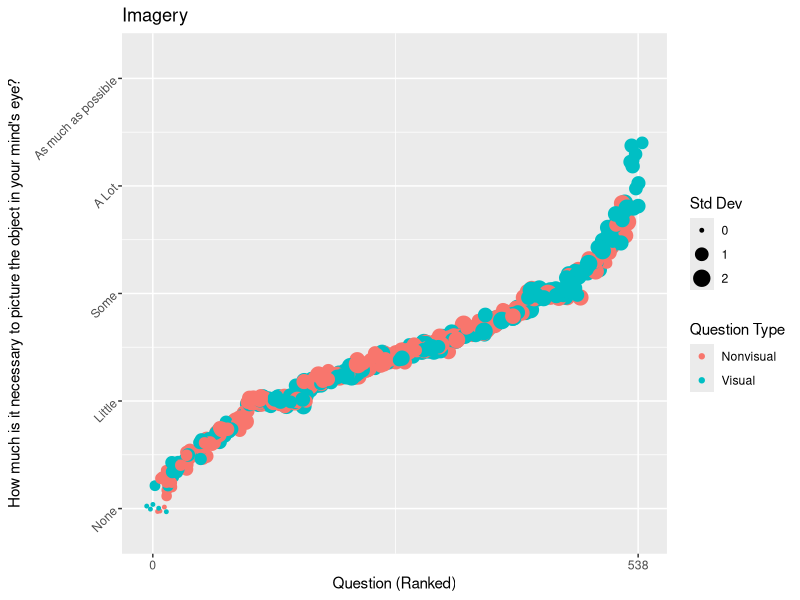
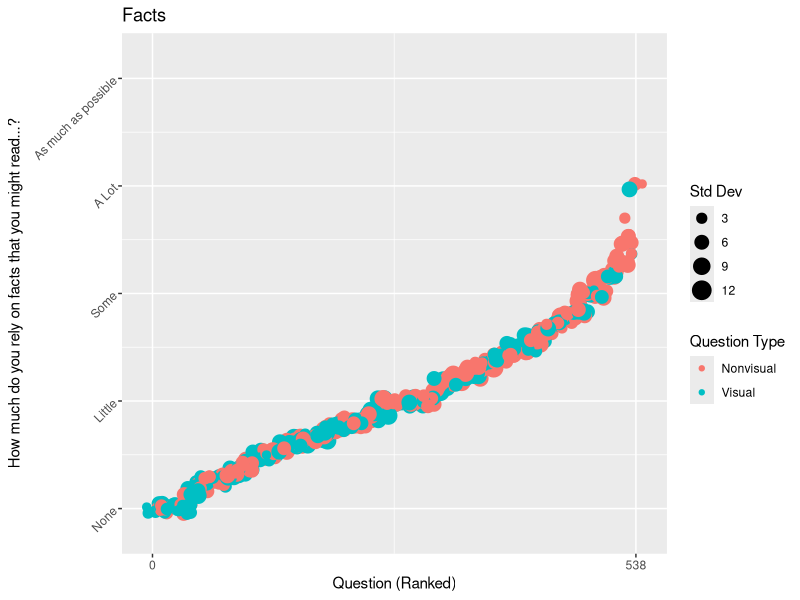
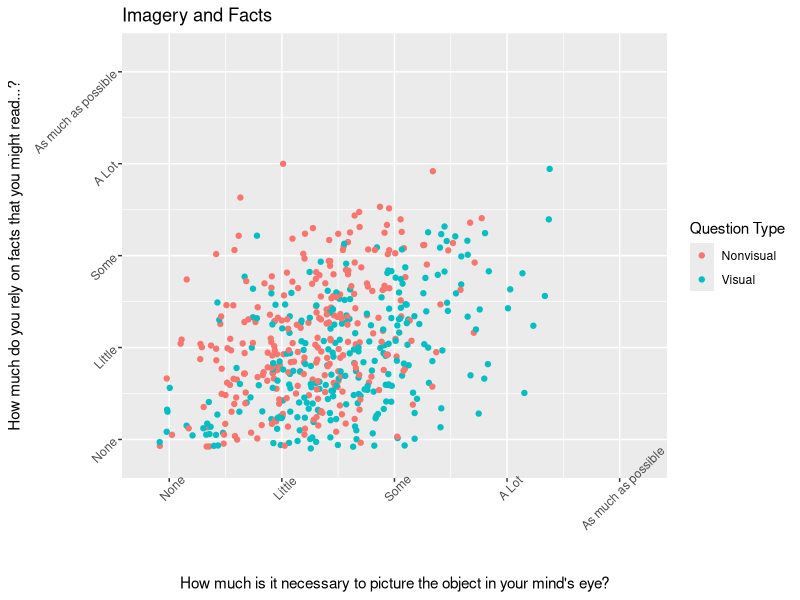
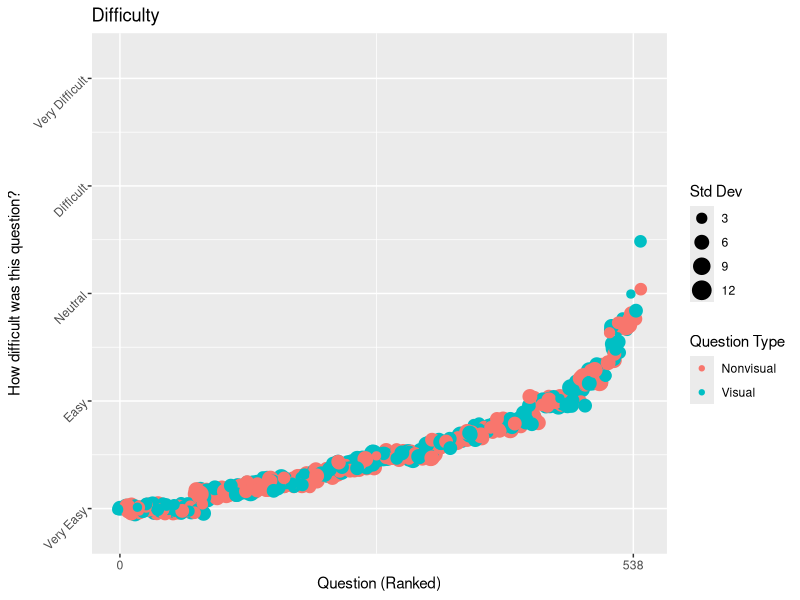
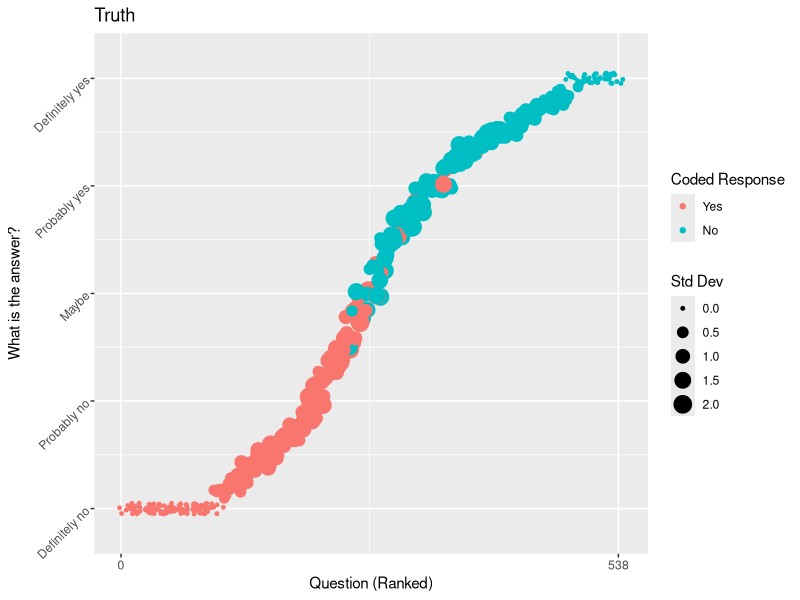
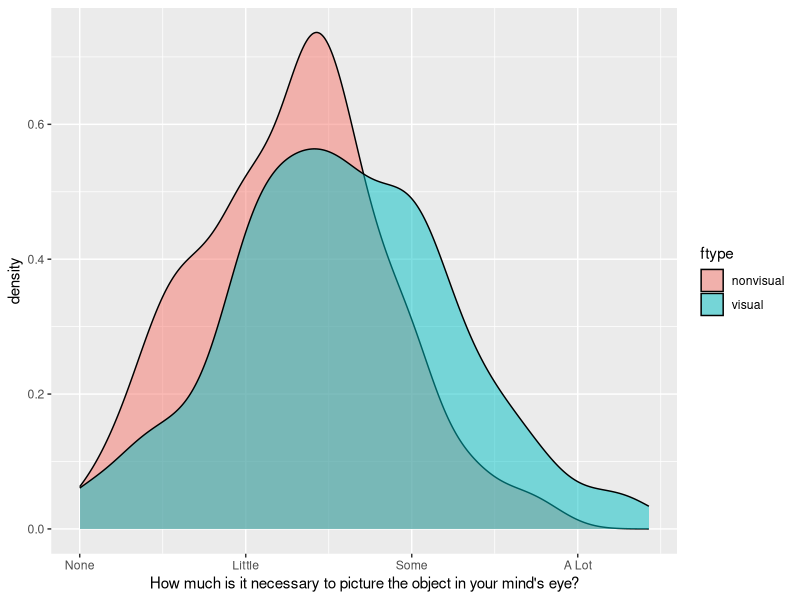
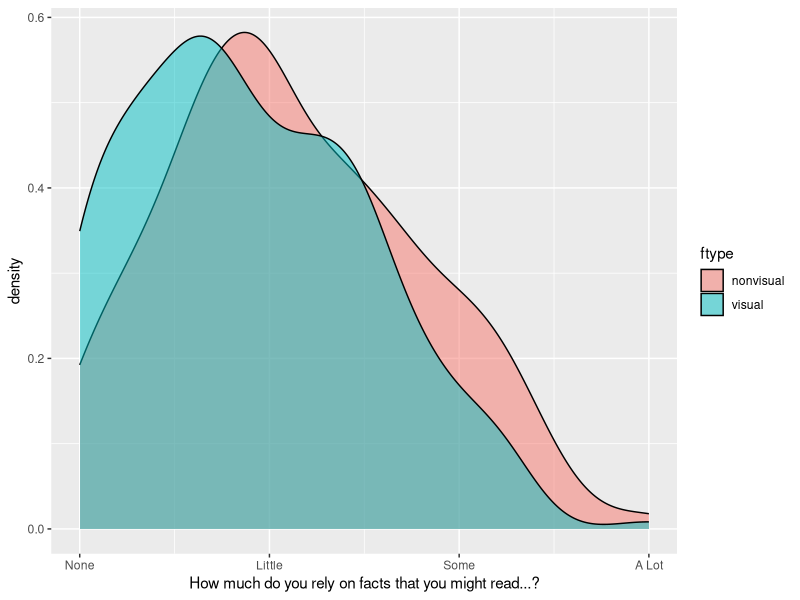
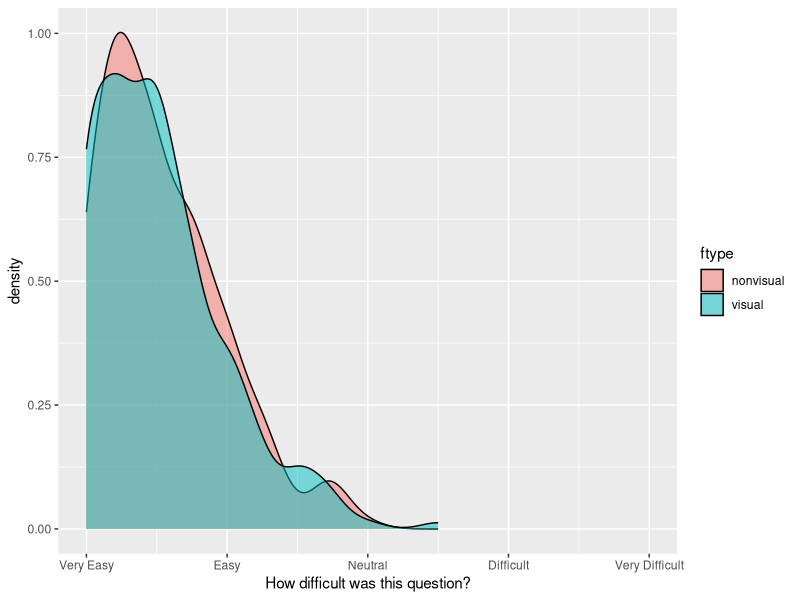

Generate these figures, in order, with R:
library(ggplot2)

df <- read.csv('feature_norms.csv')

df$imagery_rank <- rank(df$imagery_mean, ties.method = "random")
df$facts_rank <- rank(df$facts_mean, ties.method = "random")
df$difficulty_rank <- rank(df$difficulty_mean, ties.method = "random")
df$truth_rank <- rank(df$truth_mean, ties.method = "random")

imagery_scale_y <- scale_y_continuous(
  name = "How much is it necessary to picture the object in your mind's eye?", 
  breaks = seq(0, 4, by = 1), 
  labels = c("None", "Little", "Some", "A Lot", "As much as possible")
)

imagery_scale_x <- scale_x_continuous(
  name = "How much is it necessary to picture the object in your mind's eye?", 
  breaks = seq(0, 4, by = 1), 
  labels = c("None", "Little", "Some", "A Lot", "As much as possible")
)

facts_scale_y <- scale_y_continuous(
  name = "How much do you rely on facts that you might read...?", 
  breaks = seq(0, 4, by = 1), 
  labels = c("None", "Little", "Some", "A Lot", "As much as possible")
)

facts_scale_x <- scale_x_continuous(
  name = "How much do you rely on facts that you might read...?", 
  breaks = seq(0, 4, by = 1), 
  labels = c("None", "Little", "Some", "A Lot", "As much as possible")
)

diff_scale_y <- scale_y_continuous(
  name = "How difficult was this question?", breaks = seq(-2, 2, by = 1),
  labels = c("Very Easy", "Easy", "Neutral", "Difficult", "Very Difficult")
)

diff_scale_x <- scale_x_continuous(
  name = "How difficult was this question?", breaks = seq(-2, 2, by = 1),
  labels = c("Very Easy", "Easy", "Neutral", "Difficult", "Very Difficult")
)

truth_scale_y <- scale_y_continuous(
  name = "What is the answer?", breaks = seq(-2, 2, by = 1), 
  labels = c("Definitely no", "Probably no", "Maybe", "Probably yes", "Definitely yes")
)

ggplot(df, aes(x = imagery_rank, y = imagery_mean, size = imagery_std, color = ftype)) +
  geom_point(position = position_jitter(height = 0.05, width = 10)) +
  coord_cartesian(ylim = c(-0.2,4.2)) +
  imagery_scale_y +
  scale_x_continuous("Question (Ranked)", breaks = c(0, 538)) +
  scale_size_continuous("Std Dev") +
  scale_color_discrete("Question Type", labels = c("Nonvisual", "Visual")) +
  theme(axis.text.y = element_text(angle = 45)) +
  ggtitle("Imagery")
# ggsave("./figures/imagery-ranked.png")

ggplot(df, aes(x = facts_rank, y = facts_mean, size = count, color = ftype)) +
  geom_point(position = position_jitter(height = 0.05, width = 10)) +
  coord_cartesian(ylim = c(-0.2,4.2)) +
  facts_scale_y +
  scale_x_continuous("Question (Ranked)", breaks = c(0, 538)) +
  scale_size_continuous("Std Dev") +
  scale_color_discrete("Question Type", labels = c("Nonvisual", "Visual")) +
  theme(axis.text.y = element_text(angle = 45)) +
  ggtitle("Facts")
#ggsave("./figures/facts-ranked.png")

ggplot(df, aes(x = imagery_mean, y = facts_mean, color = ftype)) + 
  geom_point(position = position_jitter(width = 0.1, height = 0.1)) +
  coord_cartesian(ylim = c(-0.2, 4.2), xlim = c(-0.2, 4.2)) +
  facts_scale_y +
  imagery_scale_x +
  scale_color_discrete("Question Type", labels = c("Nonvisual", "Visual")) +
  theme(axis.text.y = element_text(angle = 45),
        axis.text.x = element_text(angle = 45)) +
  ggtitle("Imagery and Facts")
#ggsave("./figures/imagery-by-facts.png")

ggplot(df, aes(x = difficulty_rank, y = difficulty_mean, size = count, color = ftype)) +
  geom_point(position = position_jitter(height = 0.05, width = 10)) +
  coord_cartesian(ylim = c(-2.2,2.2)) +
  diff_scale_y +
  scale_x_continuous("Question (Ranked)", breaks = c(0, 538)) +
  scale_size_continuous("Std Dev") +
  scale_color_discrete("Question Type", labels = c("Nonvisual", "Visual")) +
  theme(axis.text.y = element_text(angle = 45)) +
  ggtitle("Difficulty")
ggsave("./figures/diff-ranked.png")

ggplot(df, aes(x = truth_rank, y = truth_mean, size = truth_std, color = response)) +
  geom_point(position = position_jitter(height = 0.05, width = 10)) +
  coord_cartesian(ylim = c(-2.2, 2.2)) +
  truth_scale_y +
  scale_x_continuous("Question (Ranked)", breaks = c(0, 538)) +
  scale_size_continuous("Std Dev") +
  scale_color_discrete("Coded Response", labels = c("Yes", "No")) +
  theme(axis.text.y = element_text(angle = 45)) +
  ggtitle("Truth")
ggsave("./figures/truth-ranked.png")

################################################################################
# recode
if (FALSE) {
df <- read.csv('feature_norms.csv')
df$response <- ifelse(df$truth_mean > 0, 'yes', 'no')
df <- df[df$truth_mean != 0, ]
cor(df[,c("imagery_mean","facts_mean","difficulty_mean","truth_mean")])

write.csv(df[,c("cue","ftype","qid","question","response")], file = "questions2.csv", row.names = F)

df$question_id <- with(df, paste(cue, ftype, response, qid, sep = ":"))
write.csv(df, file = "feature_norms2.csv", row.names = F)
}

################################################################################

library(lme4)
df$ftype_c <- ifelse(df$ftype == "nonvisual", 0, 1)

mod <- glm(ftype_c ~ imagery_mean, family = "binomial", data = df)
summary(mod)

mod2 <- glm(ftype_c ~ difficulty_mean, family = "binomial", data = df)
summary(mod2)

mod3 <- glm(ftype_c ~ facts_mean, family = "binomial", data = df)
summary(mod3)

mod4 <- glm(ftype_c ~ truth_mean, family = "binomial", data = df)
summary(mod4)

################################################################################
ggplot(df, aes(x = imagery_mean, fill = ftype)) +
  geom_density(alpha = 0.5) +
  imagery_scale_x

ggsave("./figures/imagery.png")

ggplot(df, aes(x = facts_mean, fill = ftype)) +
  geom_density(alpha = 0.5) +
  facts_scale_x

ggsave("./figures/facts.png")

ggplot(df, aes(x = difficulty_mean, fill = ftype)) +
  geom_density(alpha = 0.5) +
  coord_cartesian(xlim = c(-2.0, 2.0)) +
  diff_scale_x

ggsave("./figures/diff.png")


library(dplyr)

head(arrange(df, ftype, imagery_mean))
